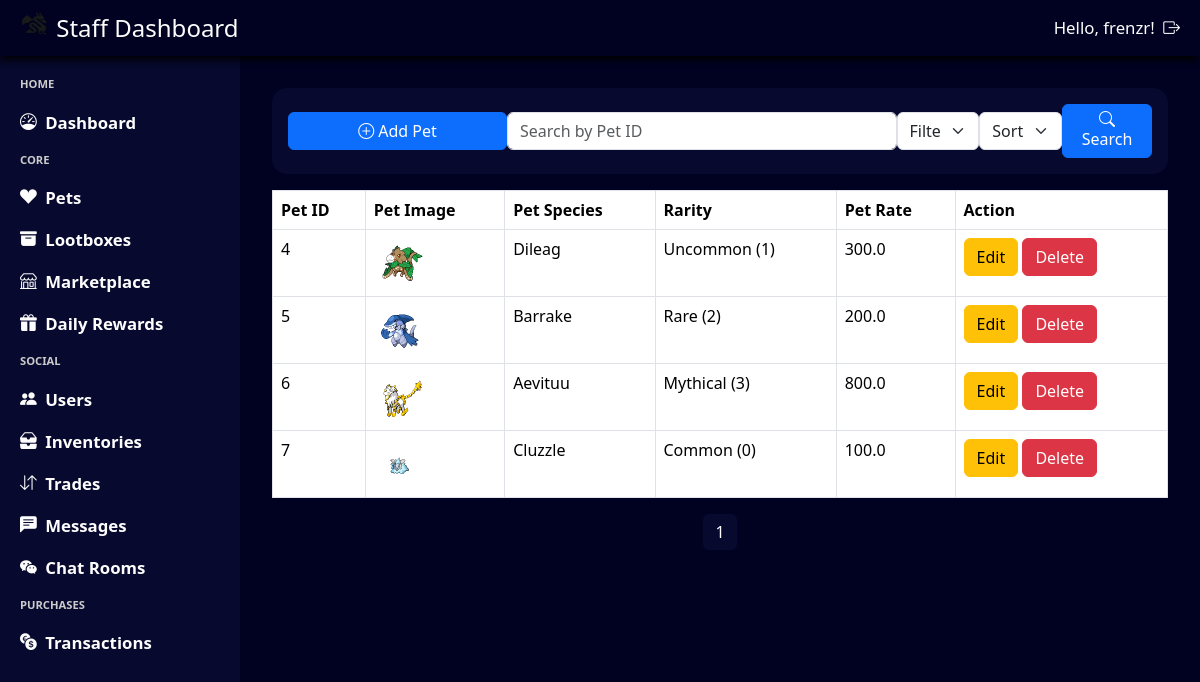
Page /staff/pets/ (signed in) on the committed database.
### inventory/models.py (models this page shows, shortened)
class Pet(models.Model):
    class Rarity(models.IntegerChoices):
        COMMON = 0, 'Common'
        UNCOMMON = 1, 'Uncommon'
        RARE = 2, 'Rare'
        MYTHICAL = 3, 'Mythical'
        LEGENDARY = 4, 'Legendary'
    pet_rate = models.FloatField(null=True, blank=True)
    pet_species = models.CharField(max_length=50)
    rarity = models.IntegerField(choices=Rarity.choices)
    pet_image = models.ImageField(upload_to='pets/', null=True, blank=True)

### admin_system/views.py (the view)
# urls.py: path('pets/', views.pets_view, name='staff_pets'),
@login_required(login_url='admin_login')
@user_passes_test(login_url='admin_login', test_func=is_staff)
def pets_view(request):
    pets = Pet.objects.all()
    paginator = Paginator(pets, 10)  # Show 10 pets per page
    page_number = request.GET.get('page')
    page_obj = paginator.get_page(page_number)
    rarity_choices = Pet.Rarity.choices
    return render(request, 'staff_pets.html', {'page_obj': page_obj, 'rarity_choices': rarity_choices})

### admin_system/views.py (called while the page is built)
def is_staff(user):
    return user.is_staff

### base_template/context_processor.py (called while the page is built)
def profile_context(request):
    if request.user.is_authenticated:
        try:
            profile = Profile.objects.get(user = request.user)
            return {'navbar_profile': profile}
        except Profile.DoesNotExist:
            return {'navbar_profile': None}
    return {'navbar_profile': None}

### notification/context_processor.py (called while the page is built)
def notification_context(request):
    if request.user.is_authenticated:
        notifications = Notification.objects.filter(user=request.user, notif_status=Notification.Status.unread).count()
        return {'notifications': notifications}
    return {'notifications': 0}

### admin_system/templates/staff_pets.html (shortened to what this page needs)
{% extends "staff_template.html" %}
{% load static %}
{% block css %}
    <link rel="stylesheet" href="{% static 'staff_pets.css' %}"/>
{% endblock %}
{% block content %}
<div class="staff-pets-container">
    <form class="staff-pets-header" method="get" action="{% url 'query_pets' %}">
        <button type="button" class="btn btn-primary staff-add-pets-button" id="staff-pets-header-button-add" data-toggle="modal" data-target="#addPetModal">
            <i class="bi bi-plus-circle"></i>
            Add Pet
        </button>
        <div id="search-container">
            <input type="number" name="search" class="form-control staff-pets-header-search" placeholder="Search by Pet ID" aria-label="Search" aria-describedby="basic-addon1">
        </div>
        <select name="filter" class="form-select staff-pets-header-filter" aria-label="Filter" >
            <option value="pet_id" selected>Filter by: Pet ID</option>
        </select>
        <select name="sort" class="form-select staff-pets-header-sort" aria-label="Sort">
            <option value="" selected disabled>Sort by:</option>
        </select>
        <button class="btn btn-primary staff-pets-header-button" id="staff-pets-header-button-search">
            <i class="bi bi-search"></i>
            Search
        </button>
    </form>
    <table class="table table-bordered">
        <thead>
            <tr>
                <th>Pet ID</th>
                <th>Pet Image</th>
                <th>Pet Species</th>
                <th>Rarity</th>
                <th>Pet Rate</th>
                <th>Action</th>
            </tr>
        </thead>
        <tbody>
            {% for pet in page_obj %}
            <tr>
                <td>{{ pet.id }}</td>
                <td><img src="{{ pet.pet_image.url }}" alt="Pet Image" width="50"></td>
                <td>{{ pet.pet_species }}</td>
                <td>{{ pet.get_rarity_display }} ({{pet.rarity}})</td>
                <td>{{ pet.pet_rate }}</td>
                <td>
                    <button type="button" class="btn btn-warning" data-toggle="modal" data-target="#editPetModal{{ pet.id }}">Edit</button>
                    <button type="button" class="btn btn-danger" data-toggle="modal" data-target="#deletePetModal{{ pet.id }}">Delete</button>
                </td>
            </tr>
            {% endfor %}
        </tbody>
    </table>
    <nav aria-label="Page navigation">
        <ul class="pagination">
            {% for num in page_obj.paginator.page_range %}
                {% if page_obj.number == num %}
                    <li class="page-item active"><a class="page-link" href="#">{{ num }}</a></li>
                {% elif num > page_obj.number|add:'-3' and num < page_obj.number|add:'3' %}
                    <li class="page-item"><a class="page-link" href="?page={{ num }}">{{ num }}</a></li>
                {% endif %}
            {% endfor %}
        </ul>
    </nav>
</div>
{% endblock %}

### admin_system/templates/staff_template.html (shortened to what this page needs)
{% load static %}
<html>
    <head>
        <link rel="stylesheet" type="text/css" href="{% static 'staff_template.css' %}">
        <link rel="stylesheet" href="https://cdn.jsdelivr.net/npm/bootstrap@5.3.3/dist/css/bootstrap.min.css">
        <link rel="stylesheet" href="https://cdn.jsdelivr.net/npm/bootstrap-icons@1.11.3/font/bootstrap-icons.min.css">
        {% block css %}{% endblock %}
    </head>
    <body>
        <div class = "staff-template-container">
            <div class = "staff-template-navbar">
                <div class = "staff-template-navbar-title">
                    <img src="{% static 'logo.png' %}" alt="Logo" width="30" height="24" class="d-inline-block align-text-top">
                    Staff Dashboard
                </div>
                <div class = "staff-template-navbar-auth">
                    Hello, {{ user.username }}!
                    <a class = "staff-template-navbar-auth-item" href="{% url "staff_logout" %}">
                        <i class="bi bi-box-arrow-right"></i>
                    </a>
                </div>
            </div>
            <div class = "staff-template-left">
                HOME
                <a class = "staff-template-left-item" href="{% url 'staff_dashboard' %}">
                    <i class="bi bi-speedometer"></i>Dashboard
                </a>
                CORE
                <a class = "staff-template-left-item" href="{% url 'staff_pets' %}">
                    <i class="bi bi-suit-heart-fill"></i>Pets
                </a>
                <a class = "staff-template-left-item"  href="{% url 'staff_lootboxes' %}">
                    <i class="bi bi-archive-fill"></i>Lootboxes
                </a>
                <a class = "staff-template-left-item"  href="{% url 'staff_marketplace' %}">
                    <i class="bi bi-shop"></i>Marketplace
                </a>
                <a class = "staff-template-left-item"  href="{% url 'query_staff_rewards' %}">
                    <i class="bi bi-gift-fill"></i>Daily Rewards
                </a>
                SOCIAL
                <a class = "staff-template-left-item" href="{% url 'staff_users' %}">
                    <i class="bi bi-people-fill"></i>Users
                </a>
                <a class = "staff-template-left-item" href="{% url 'query_inventory' %}">
                    <i class="bi bi-inboxes-fill"></i>Inventories
                </a>
                <a class = "staff-template-left-item" href="{% url 'query_trades' %}">
                    <i class="bi bi-arrow-down-up"></i>Trades
                </a>
                <a class = "staff-template-left-item" href="{% url 'query_chats' %}">
                    <i class="bi bi-chat-left-text-fill"></i>Messages
                </a>
                <a class = "staff-template-left-item" href="{% url 'query_chat_rooms' %}">
                    <i class="bi bi-wechat"></i>Chat Rooms
                </a>
                PURCHASES
                <a class = "staff-template-left-item" href="{% url 'staff_transactions' %}">
                    <i class="bi bi-currency-exchange"></i>Transactions
                </a>
            </div>
            <div class = "staff-template-content">
                {% block content %}
                {% endblock %}
            </div>
        </div>
    </body>
</html>

### base_template/static/staff_template.css (style rules this page uses)
* { box-sizing: border-box; color: #fdfdfd; }
html, body { height: 100%; margin: 0; overflow: hidden; }
.staff-template-container { background-color: #010222; height: 100dvh; width: 100dvw; display: grid; grid-template-columns: 0.25fr 1fr; grid-template-rows: 56px 1fr; grid-template-areas: "navbar navbar" "sidebar main-content"; }
.staff-template-navbar { grid-area: navbar; background-color: #010222; display: flex; align-items: center; justify-content: space-between; padding: 0 20px; font-size: 1.5em; font-weight: 500; gap: 0.5em; filter: drop-shadow(-1px 4px 4px #000000); }
.staff-template-navbar-auth { display: flex; gap: 0.5em; align-items: center; font-size: 0.7em; font-weight: medium; }
.staff-template-left { grid-area: sidebar; background-color: #07092E; display: flex; flex-direction: column; align-items: left; padding: 20px; gap: 1.5em; color: #CCCCCC; font-size: 0.7em; font-weight: 600; }
.staff-template-left-item { display: flex; gap: 0.5em; align-items: center; font-size: 1.5em; }
a { color: #fdfdfd !important; text-decoration: none !important; }
select option { color: #1a1a1a !important; }
.pagination > .page-item > .page-link { background-color: #07092E; color: #fdfdfd; border: none; }

### base_template/static/staff_pets.css (style rules this page uses)
.staff-pets-container { width: 100%; height: 100%; display: flex; flex-direction: column; align-items: center; padding: 2em; overflow-y: auto; }
.staff-add-pets-button { width: 15em; }
.staff-pets-header { display: flex; justify-content: space-between; align-items: center; width: 100%; padding: 1em; background-color: #07092E; border-radius: 15px; }
#search-container { width: 50%; }
.staff-pets-header-filter { width: 10%; }
.staff-pets-header-sort { width:10%; }

### rows in the picture
Pet: id "4", pet_image (picture), pet_species "Dileag", rarity "Uncommon", rarity "1", pet_rate "300.0"
Pet: id "5", pet_image (picture), pet_species "Barrake", rarity "Rare", rarity "2", pet_rate "200.0"
Pet: id "6", pet_image (picture), pet_species "Aevituu", rarity "Mythical", rarity "3", pet_rate "800.0"
Pet: id "7", pet_image (picture), pet_species "Cluzzle", rarity "Common", rarity "0", pet_rate "100.0"

### other values in the picture
{{ user.username }} "frenzr"
{{ num }} "1"
